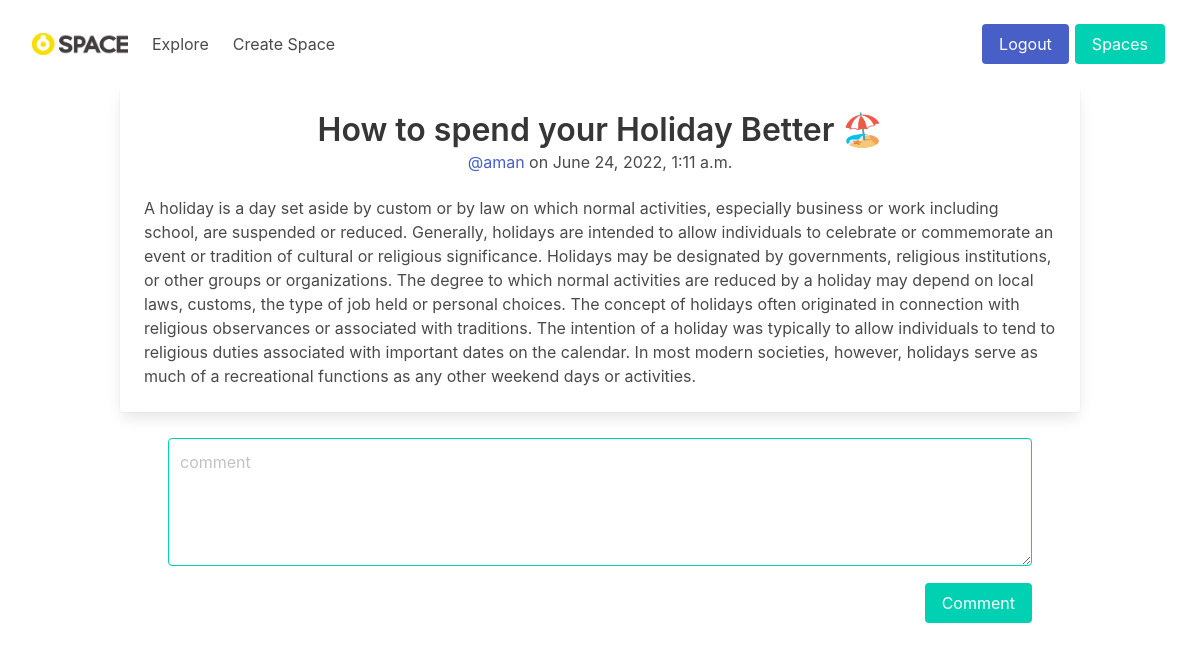
Page /space/holiday/singlePost/1/ (signed in) on the committed database.
### spaces/models.py (models this page shows, shortened)
class Posts(models.Model):
    Space = models.ForeignKey(space, on_delete=models.CASCADE)
    Title = models.CharField(max_length=300)
    Content = models.TextField()
    user = models.ForeignKey(User, on_delete=models.CASCADE)
    username = models.CharField(max_length=255)
    published_on = models.DateTimeField(default=datetime.now())
    class Meta:
        ordering = ("-published_on",)

### spaces/views.py (the view)
@login_required
def SinglePost(request, slug, pk):
    spaceval = space.objects.filter(slug=slug, owner=request.user.id)
    spaceid = -1
    if(len(spaceval) == 0):
        spaceval = get_object_or_404(
            subscription, slug=slug, user=request.user.id)
        spaceid = spaceval.space_id
    else:
        spaceid = spaceval[0].id
    Post = get_object_or_404(Posts, id=pk, Space=spaceid)
    Comments = Comment.objects.filter(Post=pk, Space=spaceid)
    if request.method == "POST":
        form = CommentForm(request.POST)
        if form.is_valid():
            comm = form.save()
            return HttpResponseRedirect(f'/space/{slug}/singlePost/{pk}/')
        else:
            print('asdasd')
            print(form.errors)
    else:
        form = CommentForm()
    return render(request, 'space/singlePost.html', {'Post': Post, 'Comments': Comments, 'form': form, 'space': spaceid})

### spaces/form.py
class CommentForm(ModelForm):
    class Meta:
        model = Comment
        fields = ["comment", "user", "username", "Space", "Post"]

### spaces/templates/space/singlePost.html (shortened to what this page needs)
{% extends 'core/base.html' %}
{% block content %}
<div class="container ">
    <div style="margin:auto;max-width: fit-content;margin-bottom:-2ch;">
        <div class="card article">
            <div class="card-content">
                <div class="media">
                    <div class="media-content has-text-centered">
                        <p class="title article-title">{{Post.Title}}</p>
                        <p class="subtitle is-6 article-subtitle">
                            <a href="#">@{{Post.username}}</a> on {{Post.published_on}}
                        </p>
                    </div>
                </div>
                <div class="content article-body">
                    <p>
                        {{Post.Content}}
                    </p>
                </div>
            </div>
        </div>
        <div style="max-width: 90%;margin:auto">
            <form method="post" style="margin-top: 3%;" action=".">
                <textarea class="textarea is-primary" placeholder="comment" name="comment"></textarea>
                <div style="max-width:fit-content;margin-top: 2%;margin-left: auto;">
                    <button class="button is-primary">Comment</button>
                </div>
            </form>
        </div>
    </div>
</div>
{% endblock %}

### rows in the picture
Posts: Title "How to spend your Holiday Better 🏖️", username "aman", published_on "June 24, 2022, 1:11 a.m.", Content "A holiday is a day set aside by custom or by law on which normal activities, especially business or work including school, are suspended or reduced. Generally, holidays are intended to allow individuals to celebrate or commemorate an event or tradition of cultural or religious significance. Holidays may be designated by governments, religious institutions, or other groups or organizations. The degree to which normal activities are reduced by a holiday may depend on local laws, customs, the type of job held or personal choices. The concept of holidays often originated in connection with religious observances or associated with traditions. The intention of a holiday was typically to allow…"
